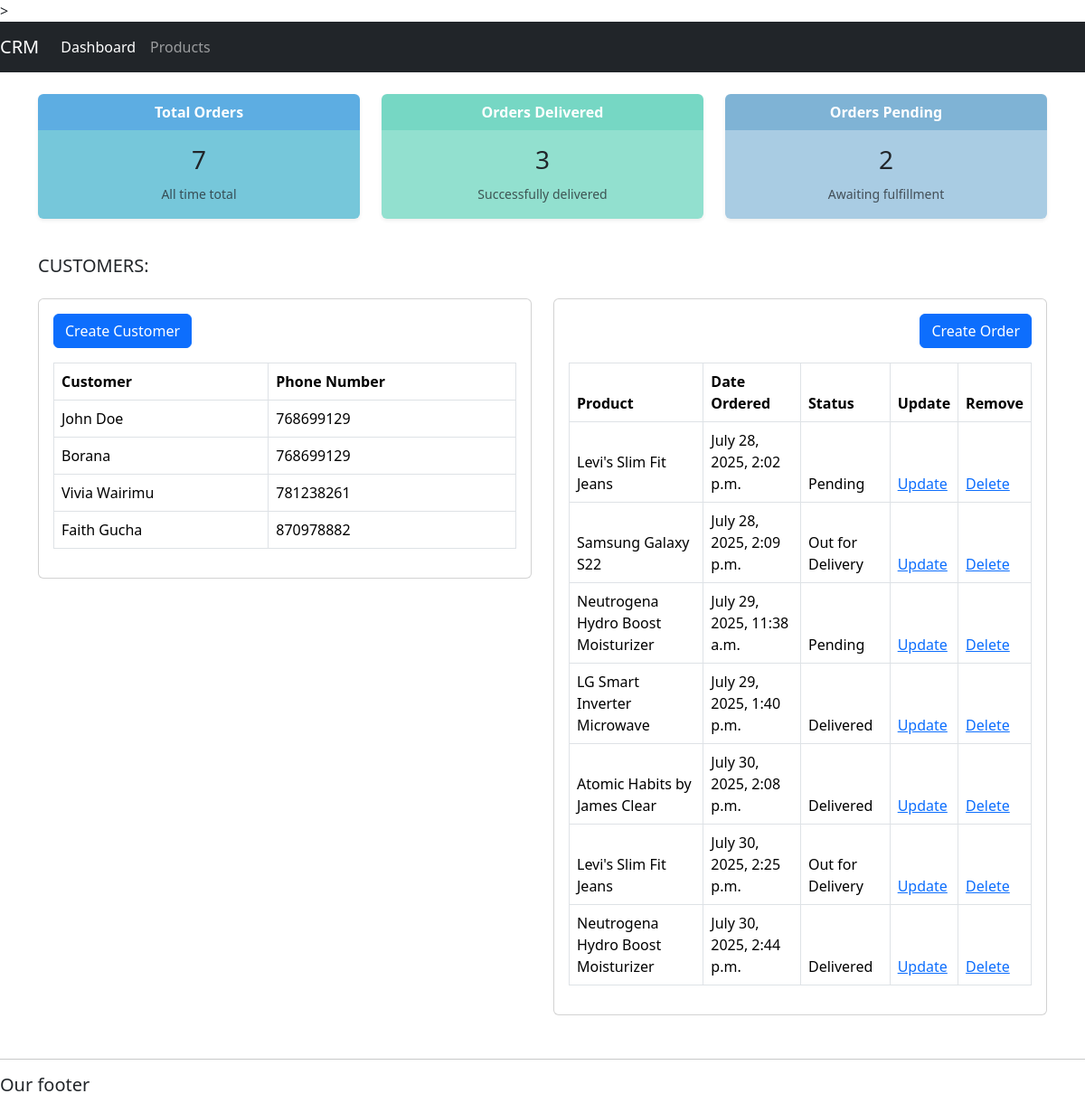
The app's page /, older data.
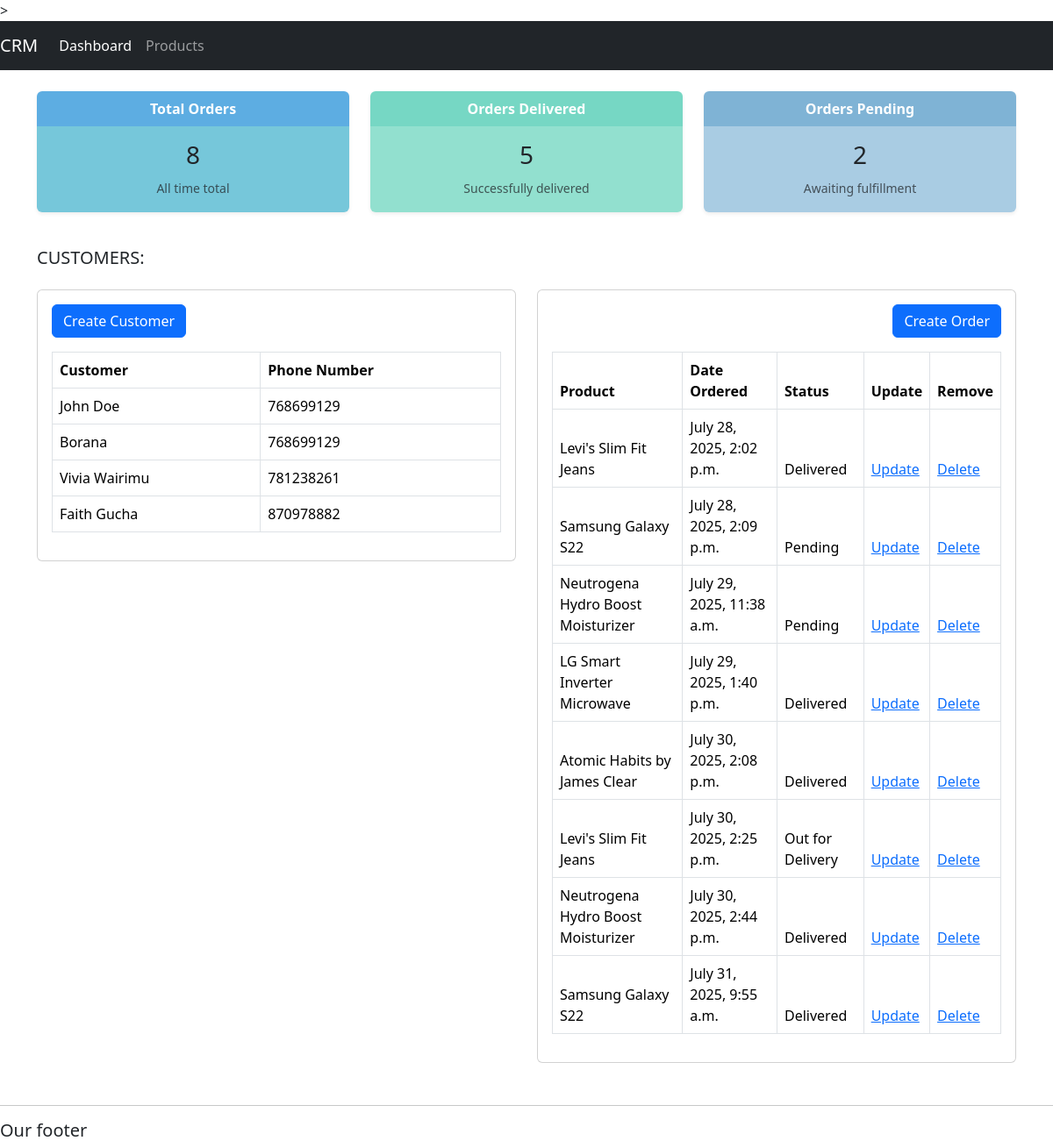
The same page, newer data.
### accounts/models.py (models this page shows, shortened)
class Customer(models.Model):
    name = models.CharField(max_length= 150, null= True)
    phone = models.IntegerField( null= True)
    email = models.EmailField(max_length= 200, null= True)
    day_created = models.DateTimeField(auto_now_add= True, null = True)

class Orders(models.Model):
    ORDER_STATUS = [
        ('Pending', 'Pending'),
        ('Delivered', 'Delivered'),
        ('Out for Delivery', 'Out for Delivery'),
    ]
    Customer = models.ForeignKey(Customer, on_delete= models.CASCADE)
    product = models.ForeignKey(Product, on_delete= models.SET_NULL, null= True )
    date_ordered = models.DateTimeField(auto_now_add= True, null= True)
    status = models.CharField(max_length= 500, null= True, choices= ORDER_STATUS)

class Product(models.Model):
    PRODUCT_CATEGORY = [
        ('Electronics', 'Electronics'),
        ('Clothing', 'Clothing'),
        ('Home Appliances', 'Home Appliances'),
        ('Books', 'Books'),
        ('Beauty & Personal Care', 'Beauty & Personal Care')
    ]
    name = models.CharField(max_length= 100, null = True)
    price = models.FloatField(null= True)
    category = models.CharField(max_length= 200, null = True, choices= PRODUCT_CATEGORY)
    description = models.CharField(max_length= 500, null= True)
    date_created = models.DateTimeField(auto_now_add= True, null= True)
    def __str__(self):
        return self.name

### accounts/views.py (the view)
# urls.py: 2. Add a URL to urlpatterns:  path('', views.home, name='home')
def home(request):
    orders = Orders.objects.all()
    customers = Customer.objects.all()
    total_customers = customers.count()
    total_orders = orders.count()
    delivered = Orders.objects.filter(status='Delivered').count()
    pending = Orders.objects.filter(status='Pending').count()
    context = {'orders': orders, 'customers':customers, 'delivered':delivered, 'pending':pending, 'total_customers': total_customers, 'total_orders': total_orders}
    return render(request, 'accounts/dashboard.html',context)

### accounts/templates/accounts/dashboard.html (shortened to what this page needs)
{% extends "accounts/base.html" %}
    {%block content%}
    {% include "accounts/status.html" %}
    <div class="container my-4">
  <h5 class="mb-4">CUSTOMERS:</h5>
  <div class="row">
    <div class="col-md-6 mb-4">
      <div class="card">
        <div class="card-body">
          <a href="{% url 'create_customer' %}" class="btn btn-primary mb-3">Create Customer</a>
          <table class="table table-bordered">
            <thead class="thead-light">
              <tr>
                <th>Customer</th>
                <th>Phone Number</th>
              </tr>
            </thead>
            <tbody>
                {% for customer in customers%}
                <tr>
                  <td>{{customer.name}}</td>
                  <td>{{customer.phone}}</td>
                  </tr>
                {%endfor%}
            </tbody>
          </table>
        </div>
      </div>
    </div>
    <div class="col-md-6 mb-4">
      <div class="card">
        <div class="card-body">
          <a href="{% url 'create_order' %}" class="btn btn-primary mb-3 float-end">Create Order</a>
          <div class="clearfix"></div>
          <table class="table table-bordered">
            <thead class="thead-light">
              <tr>
                <th>Product</th>
                <th>Date Ordered</th>
                <th>Status</th>
                <th>Update</th>
                <th>Remove</th>
              </tr>
               {% for order in orders%}
                <tr>
                  <td>{{order.product}}</td>
                  <td>{{order.date_ordered}}</td>
                   <td>{{order.status}}</td>
                   <td><a href="{% url 'update_order' order.id %}">Update</td>
                    <td><a href="{% url 'delete_order' order.id %}">Delete</td>
                  </tr>
                {%endfor%}
            </thead>
          </table>
        </div>
      </div>
    </div>
  </div>
</div>
    {%endblock%}

### accounts/templates/accounts/base.html (shortened to what this page needs)
{%load static%}
<!DOCTYPE html>
<html lang="en">
<head>
    <link rel="stylesheet" href="https://cdn.jsdelivr.net/npm/bootstrap@5.3.3/dist/css/bootstrap.min.css">
    <link rel= "stylesheet" type= "text/css" href= "{%static '/css/main.css' %}">>
</head>
<body>
    {% include "accounts/navbar.html"%}
    {%  block  content %}
    {% endblock   %}
    <hr>
    <h5>Our footer</h5>
</body>
</html>

### accounts/templates/accounts/navbar.html (shortened to what this page needs)
<nav class="navbar navbar-expand-lg navbar-dark bg-dark">
  <a class="navbar-brand" href="#">CRM</a>
  <div class="collapse navbar-collapse" id="navbarNavAltMarkup">
    <div class="navbar-nav">
      <a class="nav-item nav-link {% if request.path == '/' %}active{% endif %}" href="{% url 'home' %}">Dashboard</a>
      <a class="nav-item nav-link {% if request.path == '/products/' %}active{% endif %}" href="{% url 'products' %}">Products</a>
    </div>
  </div>
</nav>

### accounts/templates/accounts/status.html
<div class="container mt-4">
  <div class="row">
    <div class="col-md-4 mb-3">
      <div class="rounded overflow-hidden shadow-sm">
        <div style="background-color: #5dade2;" class="p-2 text-white text-center">
          <strong>Total Orders</strong>
        </div>
        <div style="background-color: #76c7da;" class="p-3 text-dark text-center">
          <h3>{{ total_orders }}</h3>
          <small class="text-muted">All time total</small>
        </div>
      </div>
    </div>
    <div class="col-md-4 mb-3">
      <div class="rounded overflow-hidden shadow-sm">
        <div style="background-color: #76d7c4;" class="p-2 text-white text-center">
          <strong>Orders Delivered</strong>
        </div>
        <div style="background-color: #92e0cf;" class="p-3 text-dark text-center">
          <h3>{{ delivered }}</h3>
          <small class="text-muted">Successfully delivered</small>
        </div>
      </div>
    </div>
    <div class="col-md-4 mb-3">
      <div class="rounded overflow-hidden shadow-sm">
        <div style="background-color: #7fb3d5;" class="p-2 text-white text-center">
          <strong>Orders Pending</strong>
        </div>
        <div style="background-color: #a9cce3;" class="p-3 text-dark text-center">
          <h3>{{ pending }}</h3>
          <small class="text-muted">Awaiting fulfillment</small>
        </div>
      </div>
    </div>
  </div>
</div>

Row changes from the older to the newer data that the page shows:
changed Orders "July 28, 2025, 2:02 p.m.": status "Pending" → "Delivered"
changed Orders "July 28, 2025, 2:09 p.m.": status "Out for Delivery" → "Pending"
added Orders: product "Samsung Galaxy S22", date_ordered "July 31, 2025, 9:55 a.m.", status "Delivered"
Text that changed along with them:
{{ total_orders }}: "7" → "8"
{{ delivered }}: "3" → "5"
